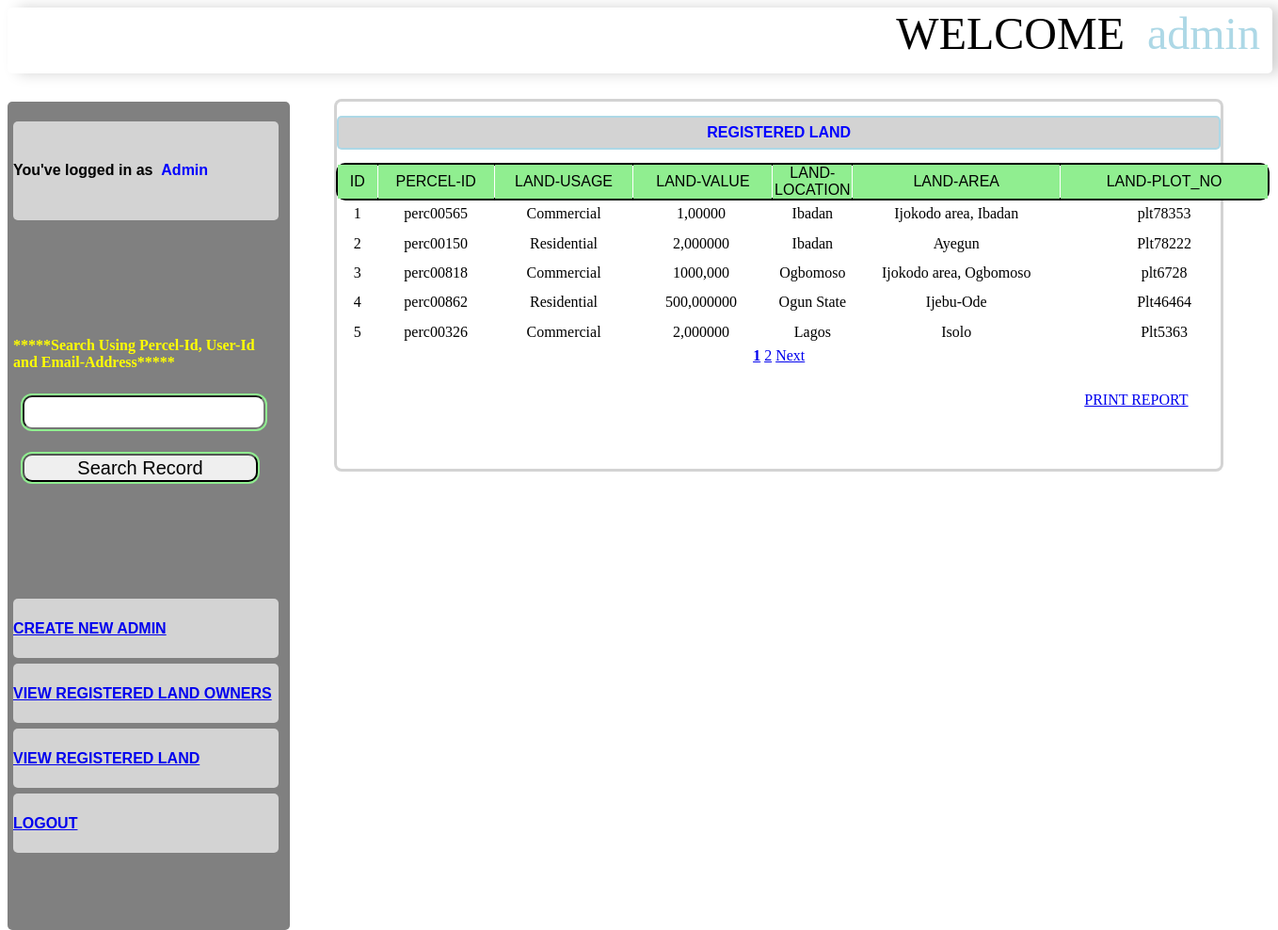
The page /dash1b.php (signed in) on the database its author committed.
### tables this page shows
CREATE TABLE `owner` (
  `id` int(10) NOT NULL auto_increment,
  `owner_id` varchar(20) NOT NULL,
  `surname` varchar(40) NOT NULL,
  `othername` varchar(40) NOT NULL,
  `gender` varchar(11) NOT NULL,
  `birth_place` varchar(40) NOT NULL,
  `occupation` varchar(30) NOT NULL,
  `state` varchar(40) NOT NULL,
  `lga` varchar(40) NOT NULL,
  `address` varchar(50) NOT NULL,
  `phone` varchar(20) NOT NULL,
  `email` varchar(30) NOT NULL,
  `percel_id` varchar(50) NOT NULL,
  `val` varchar(50) NOT NULL,
  `land` varchar(40) NOT NULL,
  `location` varchar(40) NOT NULL,
  `area` varchar(50) NOT NULL,
  `plot_no` varchar(30) NOT NULL,
  PRIMARY KEY  (`id`)
);

### dash1b.php (the view, shortened to what this page needs)
<?php
if (!isset ($_SESSION['username']))   {
  echo '<script>  alert("Access Denied")</script>';
  exit;
  }
  else  {
    $username = $_SESSION['username'];
    }
$query ="SELECT * FROM admin WHERE username= '$username' ";
  $gg= mysql_query($query);
  while($row= mysql_fetch_array($gg)){
  $username=$row['username'];
  $post = $row['post'];
  }
?>
<!DOCTYPE html>
<html lang="en">
<head>
    <link rel="stylesheet" src="bootstrap/css/bootstrap.min.css">
    <link rel="stylesheet" src="bootstrap/css/custom.css">
    <link rel="stylesheet" type="text/css" href="styleme.css">
</head>
<body>
<div class="d-header">      <div class="hdrt">         <font size="40"> WELCOME&nbsp;&nbsp;<font color="lightblue" ><?php echo  $username;  ?> </font></font>  </div>  </div>
<div class="sp-header"></div>
<div class="right-w">
  <table width="294" height="789" border="0" cellpadding="0" cellspacing="6">
  <tr><th class="ntlog" height="10" bgcolor=""    ><p> You've logged in as &nbsp;<font color="blue"><?php echo $post;?> </font></p> </th></tr>
     <tr>
        <td height="45" scope="row"><form method="GET" action="dashse.php" >
             <p><font color ="yellow"><strong>*****Search Using Percel-Id, User-Id and Email-Address*****</strong></font> </p>
  <input type="text" name="search" class="serch">
  <p><input type="submit" name="submit" value="Search Record" class="serch"></p>
</form></td>
      </tr>
       <tr>
        <th scope="col"><a href="dash.php">CREATE NEW ADMIN </a></th>
      </tr>
      <tr>
        <th scope="col"><a href="dash1.php">VIEW REGISTERED LAND OWNERS </a></th>
      </tr>
      <tr>
        <th scope="row"><a href="dash1b.php"> VIEW REGISTERED LAND</a></th>
      </tr>
      <tr>
        <th scope="row"><a href= "logout.php">LOGOUT</a></th>
      </tr>
  </table>
</div>
<div class="s-board"> </div>
<div class="board">
<table align="center"><tr width="500">
<th width="795" class="hb" align="center"><strong><font color="blue"> REGISTERED LAND</font></strong></th>
</tr></table>
<table width="990" height="195" border="0"  cellpadding="0" cellspacing="1"  class="bds" align="center">
  <tr class="hd">
    <td><span class="style3">ID</span></td>
     <td><span class="style3">PERCEL-ID </span></td>
    <td ><span class="style3">LAND-USAGE</span></td>
    <td><span class="style3">LAND-VALUE</span></td>
    <td><span class="style3">LAND-LOCATION </span></td>
    <td><span class="style3">LAND-AREA</span></td>
    <td><span class="style3">LAND-PLOT_NO </span></td>
  </tr>
  <?php
  $per_page = 5;
  $pages_query = mysql_query("SELECT COUNT('id') FROM owner");
  $pages = ceil(mysql_result($pages_query, 0) / $per_page);
  $page = (isset($_GET['page'])) ? (int)$_GET['page'] : 1;
  $start = ($page - 1) * $per_page;
  $query = mysql_query("SELECT * FROM owner LIMIT $start, $per_page");
  while($row= mysql_fetch_assoc($query)){
  $id=$row['id'];
  $percel_id = $row['percel_id'];
  $land = $row['land'];
  $val =$row['val'];
  $location =$row['location'];
  $area= $row['area'];
  $plot_no =$row ['plot_no'];
  ?>
  <tr>
    <td width="40"><?php echo $id; ?> </td>
    <td width="118"><?php echo $percel_id?></td>
    <td width="141"><?php echo $land ?></td>
    <td width="141"><?php  echo $val ?>&nbsp;</td>
    <td width="68"><?php echo $location ?></td>
    <td width="211"><?php echo $area ?></td>
    <td width="211"><?php echo $plot_no ?></td>
  <?php
  }
  ?>
  </tr>
</table>
<?php
  $next = $page + 1;
  echo"<center>";
  if($pages>=1 && $page<=$pages){
    for($x=1;$x<=$pages;$x++){
      echo ($x == $page) ? '<strong><a href="?page='.$x.'">'.$x.'</a></strong> ' : '<a href="?page='.$x.'">'.$x.'</a> ';
    }
  }
  if(!($page>=$pages)){
    echo "<a href='dash1b.php?page=$next'>Next</a>";
  }
  echo"</center>";
?>
<table width="988" height="46" >
  <tr>
    <td width="320" scope="col">&nbsp;</td>
    <td width="452" scope="col">&nbsp;</td>
    <td width="188" scope="col"><form name="fo1" method="post" action="">
      <a href="landreport2.php"> PRINT REPORT </a>
    </form>
    </td>
  </tr>
</table>
<p>&nbsp;</p>
</div>
</body>
</html>

### styleme.css (style rules this page uses)
.d-header { width:99%; height: 70px; background-color:white; box-shadow: 10px 0px 15px lightgray; border-radius: 5px; position: fixed; background-image: url(img/das.png); background-repeat: no-repeat; }
.sp-header { width:100%; height: 100px; background-color:; }
.right-w { margin:auto; background-color:gray; height:880px; width:300px; border: 0px; border-radius:5px; float:left; clear: both; }
.s-board { margin:auto; height:50px; width:50px; border: 0px; float:left; }
.board { margin:auto; background-color:white; height:auto; width:70%; max-height: 990px; border: 0px; border-radius:5px; box-shadow: 0 0 0 3px lightgray; float:left; }
.hdrt { width: 99%; height: 10px; font-family:MV Boli; text-align: right; font-size: 15px bold; }
.ntlog { text-align: left; text-decoration-style:bold; background-color: lightgray; font-family: sans-serif; border-radius: 5px; height: 1px; }
table { margin-top: 15px; }
th { text-align: left; text-decoration-style:bold; background-color: lightgray; font-family: sans-serif; border-radius: 5px; height: 30px }
input { border-radius: 10px; width: 300px; height: 30px; margin: 10px 0px 0px 10px; box-shadow: 0 0 0 2px lightgray; font-family:sans-serif; ; font-size: 20px; }
.serch { border-radius: 10px; width: 250px; height: 30px; margin: 10px 0px 0px 10px; box-shadow: 0 0 0 2px lightgreen; font-family:sans-serif; ; font-size: 20px; }
.hb { background-color:lightgray; border-radius:3px; box-shadow: 0 0 0 2px lightblue; width: 999px; height: 30px; font-family: sans-serif; text-decoration-style:Bold; text-align: center; }
.hd { background-color:lightgreen; border-radius:8px; box-shadow: 0 0 0 2px black; width: 999px; height: 30px; font-family: sans-serif; text-decoration-style:Bold; text-align: center; }
.bds { border-color: red; text-align: center; }

### rows shown on the page
owner: id "1", percel "perc00565", land "Commercial", val "1,00000", location "Ibadan", area "Ijokodo area, Ibadan", plot_no "plt78353"
owner: id "2", percel "perc00150", land "Residential", val "2,000000", location "Ibadan", area "Ayegun", plot_no "Plt78222"
owner: id "3", percel "perc00818", land "Commercial", val "1000,000", location "Ogbomoso", area "Ijokodo area, Ogbomoso", plot_no "plt6728"
owner: id "4", percel "perc00862", land "Residential", val "500,000000", location "Ogun State", area "Ijebu-Ode", plot_no "Plt46464"
owner: id "5", percel "perc00326", land "Commercial", val "2,000000", location "Lagos", area "Isolo", plot_no "Plt5363"

### other values the page prints
$username "admin"
$post "Admin"
